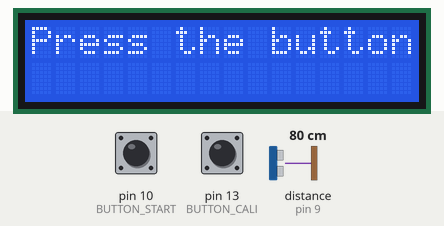
This sketch was run on a simulated Arduino Uno, built with avr-gcc and run on an emulated ATmega328P. On the bench: 16×2 character LCD. Wiring (inferred from the names in the program): ultrasonic range finder: trigger pin 8; echo pin 9. The test bench sets the inputs (shaded band); at power-on: pin 13 (BUTTON_CALI) LOW, pin 10 (BUTTON_START) LOW, distance to the obstacle (sensor on pin 9) 80 cm. The echo pulse lasts 58.3 µs per cm; what the sketch prints to the serial monitor is not drawn.

Above: at 1.2 s.
1.3 s: pin 13 (BUTTON_CALI) pulled HIGH for 1 s
At 2.4 s:
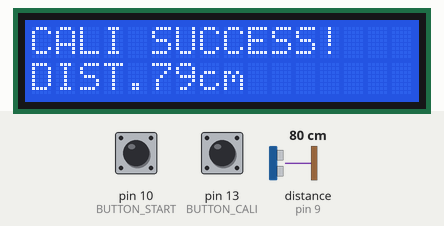
4.1 s: pin 10 (BUTTON_START) pulled HIGH for 0.2 s
At 4.9 s:
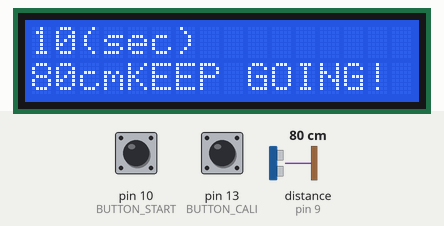
6.6 s: distance to the obstacle (sensor on pin 9) set to 2 cm
At 8.0 s:
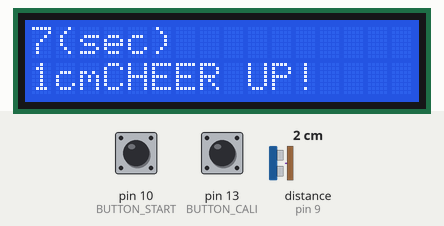
9.6 s: distance to the obstacle (sensor on pin 9) set to 4 cm
At 11.0 s:
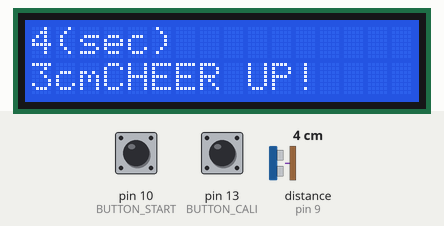
12.6 s: pin 10 (BUTTON_START) pulled HIGH for 3.2 s
At 16.5 s:
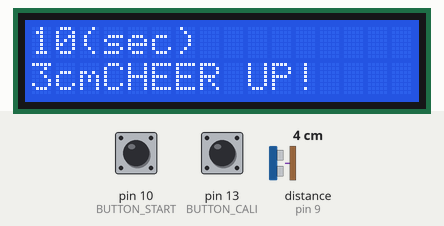
17.3 s: distance to the obstacle (sensor on pin 9) set to 9 cm
At 18.5 s:
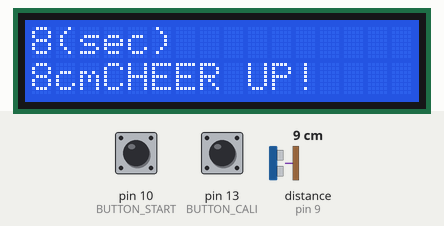
Timing chart, 0 to 20.2 s (numbered marks = the images above; inputs shaded):
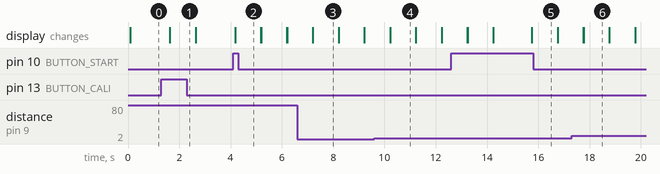

The sketch:

ultra_plank.ino
```cpp
#include <LiquidCrystal.h>
#include <SoftwareSerial.h>

#define TRIG 8 // ultrasound
#define ECHO 9 // ultrasound
#define RS 12 // lcd
#define BUTTON_START 10
#define BUTTON_CALI 13
#define BT_TX 2
#define BT_RX 3

LiquidCrystal lcd(12, 11, 4, 5, 6, 7);
SoftwareSerial BTSerial(2, 3);
// creates a 'virtual' serial port/UART
// TX-2 RX-3 VCC-3.3V GND-GND

int flag_cali = 0;
long calibration = 0;
int timesec = 0;

void setup() {
  // ultrasound setup
  pinMode(TRIG, OUTPUT);
  pinMode(ECHO, INPUT);

  // button setup
  pinMode(BUTTON_START, INPUT);
  pinMode(BUTTON_CALI, INPUT);

  // lcd setup
  lcd.begin(16, 2);

  // bluetooth setup
  BTSerial.begin(9600);
  BTSerial.println("Hello from Arduino");

  Serial.begin(9600);
}

void loop() {
  timesec = 10;
  /*
    Serial.println(BTSerial.available());
    if (BTSerial.available()) {
      Serial.write(BTSerial.read());
    }
    if (Serial.available()) {
      BTSerial.write(Serial.read());
      Serial.println("Hello from the other side");
    }
    delay(500);
  */

  digitalWrite(8, HIGH); // Ultrasound Trig
  delayMicroseconds(10);
  digitalWrite(8, LOW);

  long duration = pulseIn(9, HIGH);

  if (duration == 0 ) {
    return;
  }
  long distance = duration / 58.2;

  //calibration process
  if (digitalRead(BUTTON_CALI) == HIGH) {
    flag_cali = 1;
    Serial.print("BUTTON PRESSED : ");
    Serial.println(BUTTON_CALI);
    calibration = distance;
    lcd.clear();
    lcd.print("CALI SUCCESS!");
    lcd.setCursor(0, 1);
    lcd.print("DIST.");
    lcd.print(calibration);
    lcd.print("cm");
  }
  // press start after calibration
  else if (digitalRead(BUTTON_START) == HIGH && flag_cali != 0) {
    lcd.clear();

    for (int i = timesec; i > 0; i--) {
      lcd.clear();
      lcd.print(timesec);
      lcd.print("(sec)");
      timesec--;

     // find distance
      digitalWrite(8, HIGH);
      delayMicroseconds(10);
      digitalWrite(8, LOW);

      long duration = pulseIn(9, HIGH);

      if (duration == 0 ) {
        return;
      }
      long distance = duration / 58.2;


      //print on lcd
      lcd.setCursor(0, 1);
      lcd.print(distance);
      lcd.print("cm");
      if (distance > calibration * 1.5 || distance < calibration * 0.5) {
        lcd.print("CHEER UP!");
      }
      else {
        lcd.print("KEEP GOING!");
      }
      delay(1000);

}
    lcd.clear();
    lcd.print("GOOD JOB!");
    delay(1000);
  }
  else {
    // press start but no set calibration exist
    if (digitalRead(BUTTON_START) == HIGH && flag_cali == 0) {
      lcd.clear();
      lcd.print("Press the button");
      lcd.setCursor(0, 1);
      lcd.print("CALI NEEDED");
    }
    // very first state
    else {
      lcd.clear();
      lcd.print("Press the button");
    }
  }

  for (int i = 0;; i++) {
    delay(500);
    if (digitalRead(BUTTON_START) == 0 || digitalRead(BUTTON_CALI) == 0) {
      break;
    }
  }

}
```

Measured:
- after the input at 1.3 s, the display: changes after 0.32 s (image 1)
- after the input at 4.1 s, the display: first changes after 0.07 s (image 2 shows a later state)
- after the input at 6.6 s, the display: first differs from a run without the input after 0.61 s (image 3)
- what the display in image 3 shows lasts 1.0 s, from 7.2 s to 8.2 s
